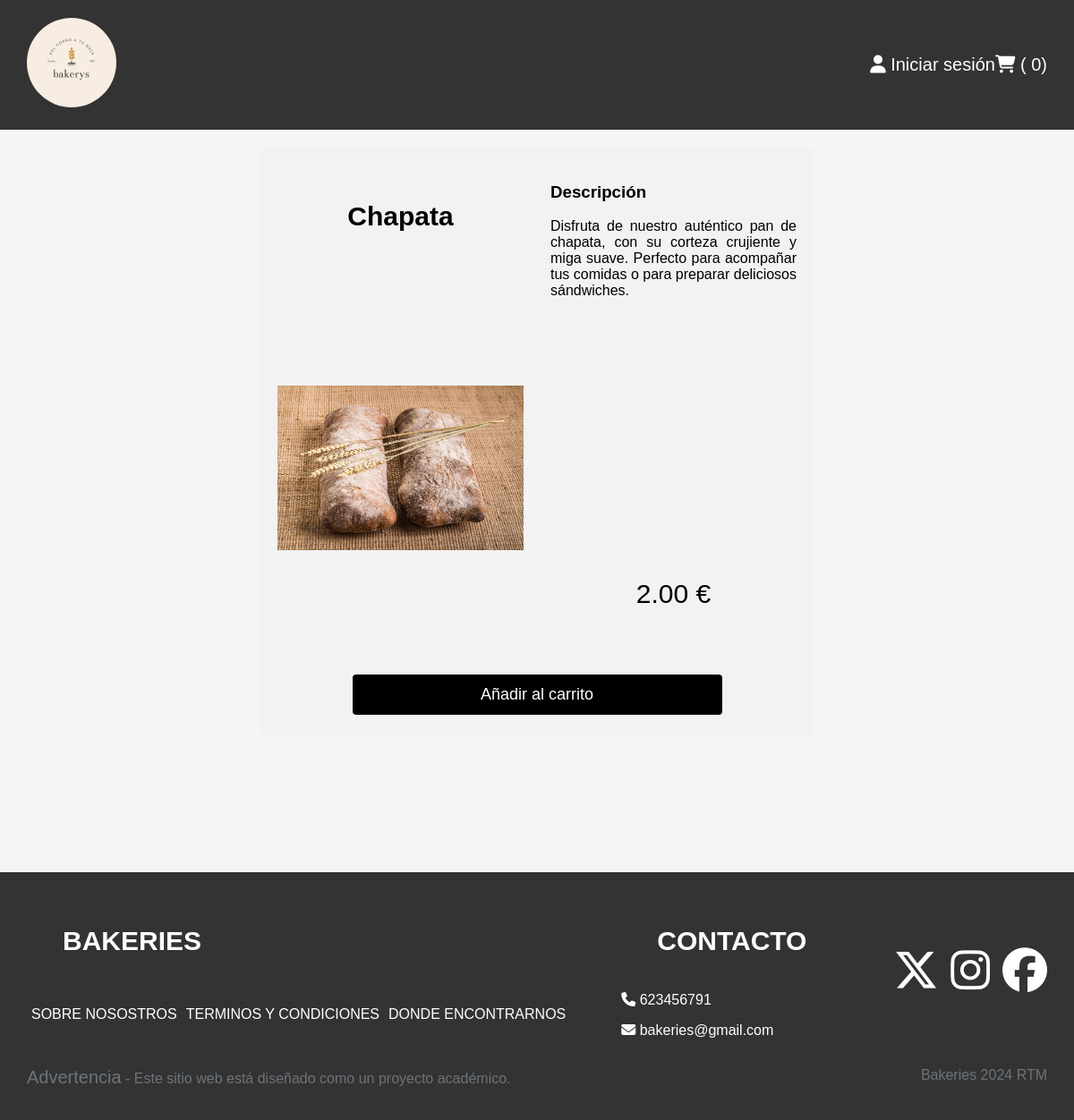
The page /fuentes/mostrar_producto.php on the database its author committed.
### tables this page shows
CREATE TABLE `productos` (
  `id_producto` int(11) NOT NULL,
  `nombre_producto` varchar(255) NOT NULL,
  `precio` decimal(3,2) NOT NULL,
  `procedencia` varchar(15) NOT NULL,
  `categoria` varchar(15) NOT NULL,
  `cantidad` int(3) NOT NULL,
  `descripcion` text NOT NULL,
  `imagen_producto` varchar(255) NOT NULL
);

### fuentes/assets/funciones.php (called while the page is built, shortened)
<?php
function conexion()
{
    $conexion = new mysqli('44.219.88.100', 'bakeries', '123', 'bakeries');
    return $conexion;
}
?>

### fuentes/mostrar_producto.php (the view, shortened to what this page needs)
<?php
include('assets/funciones.php');
include('assets/carrito.php');
include('assets/cabecera.php');
if (isset($_GET['id'])) {
    $id = $_GET['id'];
} else {
    $id = 1;
}
$consultaProducto = conexion()->query("SELECT * FROM productos WHERE id_producto = '$id'");
while ($producto = $consultaProducto->fetch_assoc()) {
    $img = substr($producto['imagen_producto'], 10);
    ?>
    <main>
        <div class="producto">
            <div class="img_producto"><img src="<?php echo $img; ?>" class="img"></div>
            <div class="nombre">
                <h2><?php echo $producto['nombre_producto']; ?></h2>
            </div>
            <div class="descripcion">
                <h3>Descripción</h3><?php echo $producto['descripcion']; ?>
            </div>
            <div class="precio"><?php echo $producto['precio'] . ' €'; ?></div>
            <div class="btn-carrito">
                <form action="" method="post">
                    <button type="submit" name="carrito" value="agregar" class="card-btn">Añadir al carrito</button>
                </form>
            </div>
        </div>
    </main>
<?php }
include('assets/pie.php');
?>

### fuentes/assets/fancybox/fancybox.css (style rules this page uses)
:root { --f-spinner-width: 36px;--f-spinner-height: 36px;--f-spinner-color-1: rgba(0, 0, 0, 0.1);--f-spinner-color-2: rgba(17, 24, 28, 0.8);--f-spinner-stroke: 2.75 }
:root { --f-button-width: 40px;--f-button-height: 40px;--f-button-border: 0;--f-button-border-radius: 0;--f-button-color: #374151;--f-button-bg: #f8f8f8;--f-button-hover-bg: #e0e0e0;--f-button-active-bg: #d0d0d0;--f-button-shadow: none;--f-button-transition: all 0.15s ease;--f-button-transform: none;--f-button-svg-width: 20px;--f-button-svg-height: 20px;--f-button-svg-stroke-width: 1.5;--f-button-svg-fill: none;--f-button-svg-filter: none;--f-button-svg-disabled-opacity: 0.65 }

### fuentes/assets/css/main.css (style rules this page uses)
* { font-family: Arial, Helvetica, sans-serif; text-decoration: none; }
body { margin: 0; background-color: #f5f5f5; }
main { min-height: 100vh; margin-bottom: 0px; background-color: #f5f5f5; display: flex; flex-direction: column; align-items: center; }
h2 { margin: 40px; font-size: 30px; }
.card-btn { border: none; border-radius: 4px; outline: 0; padding: 12px; margin: 8px 0 8px 0; color: #ffffff; background-color: #000; text-align: center; cursor: pointer; width: 70%; font-size: 18px; }

### fuentes/assets/css/form.css (style rules this page uses)
button { width: 100%; background-color: #000; color: white; padding: 14px 20px; margin: 8px 0; border: none; border-radius: 4px; cursor: pointer; font-size: 20px; }

### fuentes/assets/css/producto.css (style rules this page uses)
.producto { width: 50%; border-radius: 5px; background-color: #f2f2f2; margin: 20px; padding: 10px; display: grid; grid-template-rows: .5fr 2fr 1.5fr .5fr .5fr; gap: 10px 10px; }
.img_producto { margin: 10px; align-content: center; text-align: center; border-radius: 5px; grid-row: 2 / 3; }
.img { width: 100%; object-fit: contain; }
.nombre { border-radius: 5px; font-size: 30px; align-content: center; text-align: center; margin: 5px; padding: 5px; grid-row: 1 / 2; }
.descripcion { border-radius: 5px; text-align: justify; margin: 5px; padding: 5px; grid-row: 3 / 4; }
.precio { border-radius: 5px; font-size: 30px; margin: 5px; align-content: center; text-align: center; grid-row: 4 / 5; }
.btn-carrito { border-radius: 5px; margin: 5px; align-content: center; text-align: center; grid-row: 5 / 6; }
@media only screen and (min-width:1024px) { .producto { grid-template-columns: repeat(2, 1fr); grid-template-rows: 0.5fr 2fr 1fr 0.5fr; } }
@media only screen and (min-width:1024px) { .img_producto { grid-column: 1 / 2; grid-row: 2 / 4; } }
@media only screen and (min-width:1024px) { .nombre { grid-column: 1 / 2; grid-row: 1 / 2; } }
@media only screen and (min-width:1024px) { .descripcion { grid-column: 2 / 3; grid-row: 1 / 3; } }
@media only screen and (min-width:1024px) { .precio { grid-column: 2 / 3; grid-row: 3 / 4; } }
@media only screen and (min-width:1024px) { .btn-carrito { grid-column: 1 / 3; grid-row: 4 / 5; } }

### rows shown on the page
productos: imagen_producto (picture), nombre_producto "Chapata", descripcion "Disfruta de nuestro auténtico pan de chapata, con su corteza crujiente y miga suave. Perfecto para acompañar tus comidas o para preparar deliciosos sándwiches.", precio "2.00"
